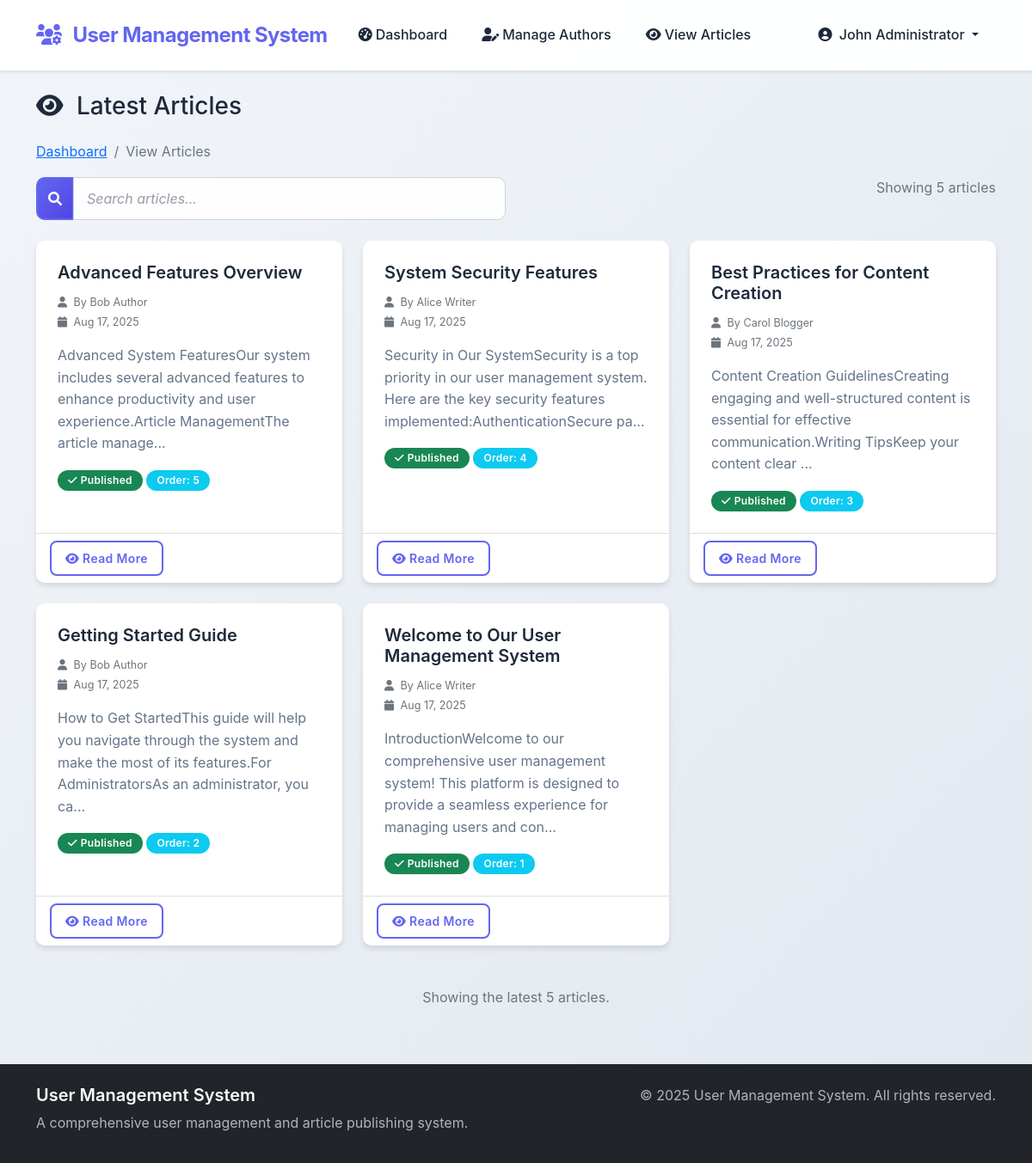
The page /dashboard/view_articles.php (signed in) on the database its author committed.
### tables this page shows
CREATE TABLE IF NOT EXISTS `articles` (
    `article_id` INT(11) NOT NULL AUTO_INCREMENT,
    `authorId` INT(11) NOT NULL,
    `article_title` VARCHAR(255) NOT NULL,
    `article_full_text` TEXT NOT NULL,
    `article_created_date` TIMESTAMP DEFAULT CURRENT_TIMESTAMP,
    `article_last_update` TIMESTAMP DEFAULT CURRENT_TIMESTAMP ON UPDATE CURRENT_TIMESTAMP,
    `article_display` ENUM('yes', 'no') DEFAULT 'yes',
    `article_order` INT(11) DEFAULT 0,
    PRIMARY KEY (`article_id`),
    KEY `authorId` (`authorId`),
    KEY `article_display` (`article_display`),
    KEY `article_created_date` (`article_created_date`),
    KEY `article_order` (`article_order`),
    CONSTRAINT `articles_ibfk_1` FOREIGN KEY (`authorId`) REFERENCES `users` (`userId`) ON DELETE CASCADE ON UPDATE CASCADE
);

CREATE TABLE IF NOT EXISTS `users` (
    `userId` INT(11) NOT NULL AUTO_INCREMENT,
    `Full_Name` VARCHAR(100) NOT NULL,
    `email` VARCHAR(100) NOT NULL,
    `phone_Number` VARCHAR(20) DEFAULT NULL,
    `User_Name` VARCHAR(50) NOT NULL,
    `Password` VARCHAR(255) NOT NULL,
    `UserType` ENUM('Super_User', 'Administrator', 'Author') NOT NULL,
    `AccessTime` TIMESTAMP DEFAULT CURRENT_TIMESTAMP ON UPDATE CURRENT_TIMESTAMP,
    `profile_Image` VARCHAR(255) DEFAULT NULL,
    `Address` TEXT DEFAULT NULL,
    `created_at` TIMESTAMP DEFAULT CURRENT_TIMESTAMP,
    `updated_at` TIMESTAMP DEFAULT CURRENT_TIMESTAMP ON UPDATE CURRENT_TIMESTAMP,
    `is_active` BOOLEAN DEFAULT TRUE,
    PRIMARY KEY (`userId`),
    UNIQUE KEY `email` (`email`),
    UNIQUE KEY `User_Name` (`User_Name`),
    KEY `UserType` (`UserType`),
    KEY `is_active` (`is_active`)
);

### config/connection.php (called while the page is built, shortened)
<?php
class DatabaseConnection {
    private $connection;
    private static $instance = null;
    public static function getInstance() {
        if (self::$instance == null) {
            self::$instance = new DatabaseConnection();
        }
        return self::$instance;
    }
    private function connect() {
        try {
            $this->connection = new mysqli(DB_HOST, DB_USER, DB_PASSWORD, DB_NAME);
            $this->connection->set_charset("utf8");
        } catch (Exception $e) {
            error_log("Database connection error: " . $e->getMessage());
            die("Database connection failed. Please contact administrator.");
        }
    }
    public function prepare($query) {
        return $this->connection->prepare($query);
    }
}
?>

### models/Article.php (called while the page is built, shortened)
<?php
class Article {
    private $db;
    public function __construct() {
        $this->db = DatabaseConnection::getInstance();
    }
    public function getLatestArticles($limit = 6) {
        $stmt = $this->db->prepare("
            SELECT a.*, u.Full_Name as author_name
            FROM articles a
            JOIN users u ON a.authorId = u.userId
            WHERE a.article_display = 'yes'
            ORDER BY a.article_created_date DESC
            LIMIT ?
        ");
        $stmt->bind_param("i", $limit);
        $stmt->execute();
        return $stmt->get_result()->fetch_all(MYSQLI_ASSOC);
    }
}
?>

### dashboard/view_articles.php (the view, shortened to what this page needs)
<?php
require_once '../includes/functions.php';
require_once '../models/Article.php';
$article = new Article();
$articles = $article->getLatestArticles(6);
include '../includes/header.php';
?>
<div class="row">
    <div class="col-12">
        <h1 class="h3 mb-4">
            <i class="fas fa-eye me-2"></i>
            Latest Articles
        </h1>
        <?php echo generateBreadcrumb([
            ['text' => 'Dashboard', 'url' => 'dashboard.php'],
            ['text' => 'View Articles', 'url' => '#']
        ]); ?>
    </div>
</div>
<div class="row mb-4">
    <div class="col-md-6">
        <div class="input-group">
            <span class="input-group-text">
                <i class="fas fa-search"></i>
            </span>
            <input
                type="text"
                class="form-control"
                id="search-input"
                placeholder="Search articles..."
                data-target=".article-card"
            >
        </div>
    </div>
    <div class="col-md-6 text-md-end">
        <span class="text-muted" id="search-results-count">
            Showing <?php echo count($articles); ?> articles
        </span>
    </div>
</div>
<?php if (empty($articles)): ?>
    <div class="row">
        <div class="col-12">
            <div class="card">
                <div class="card-body text-center py-5">
                    <i class="fas fa-newspaper fa-3x text-muted mb-3"></i>
                    <h5 class="text-muted">No Articles Found</h5>
                    <p class="text-muted mb-0">There are no published articles to display at this time.</p>
                </div>
            </div>
        </div>
    </div>
<?php else: ?>
    <div class="row">
        <?php foreach ($articles as $articleData): ?>
            <div class="col-lg-6 col-xl-4 mb-4">
                <div class="card h-100 article-card">
                    <div class="card-body">
                        <h5 class="card-title article-title">
                            <?php echo htmlspecialchars($articleData['article_title']); ?>
                        </h5>
                        <div class="article-meta mb-3">
                            <small class="text-muted">
                                <i class="fas fa-user me-1"></i>
                                By <?php echo htmlspecialchars($articleData['author_name']); ?>
                            </small>
                            <br>
                            <small class="text-muted">
                                <i class="fas fa-calendar me-1"></i>
                                <?php echo formatDate($articleData['article_created_date'], 'M d, Y'); ?>
                            </small>
                        </div>
                        <div class="article-excerpt">
                            <?php echo truncateText(strip_tags($articleData['article_full_text']), 150); ?>
                        </div>
                        <div class="mt-3">
                            <span class="badge bg-success status-published">
                                <i class="fas fa-check me-1"></i>Published
                            </span>
                            <?php if ($articleData['article_order'] > 0): ?>
                                <span class="badge bg-info">
                                    Order: <?php echo $articleData['article_order']; ?>
                                </span>
                            <?php endif; ?>
                        </div>
                    </div>
                    <div class="card-footer bg-transparent">
                        <div class="d-flex justify-content-between align-items-center">
                            <button
                                type="button"
                                class="btn btn-outline-primary btn-sm"
                                onclick="viewFullArticle(<?php echo $articleData['article_id']; ?>)"
                            >
                                <i class="fas fa-eye me-1"></i>Read More
                            </button>
                        </div>
                    </div>
                </div>
            </div>
        <?php endforeach; ?>
    </div>
    <div class="row mt-4">
        <div class="col-12 text-center">
            <p class="text-muted">
                Showing the latest <?php echo count($articles); ?> articles.
            </p>
        </div>
    </div>
<?php endif; ?>
<?php include '../includes/footer.php'; ?>

### assets/css/style.css (style rules this page uses)
:root { --primary-color: #6366f1; --primary-dark: #4f46e5; --primary-light: #a5b4fc; --secondary-color: #64748b; --success-color: #10b981; --danger-color: #ef4444; --warning-color: #f59e0b; --info-color: #06b6d4; --light-color: #f8fafc; --dark-color: #1e293b; --bg-gradient: linear-gradient(135deg, #667eea 0%, #764ba2 100%); --card-shadow: 0 4px 6px -1px rgba(0, 0, 0, 0.1), 0 2px 4px -1px rgba(0, 0, 0, 0.06); --card-shadow-hover: 0 10px 15px -3px rgba(0, 0, 0, 0.1), 0 4px 6px -2px rgba(0, 0, 0, 0.05); --border-radius: 12px; --transition: all 0.3s cubic-bezier(0.4, 0, 0.2, 1); }
* { box-sizing: border-box; }
body { font-family: 'Inter', -apple-system, BlinkMacSystemFont, 'Segoe UI', Roboto, sans-serif; background: linear-gradient(135deg, #f1f5f9 0%, #e2e8f0 100%); line-height: 1.6; color: var(--dark-color); min-height: 100vh; }
.form-control, .form-select { border: 2px solid var(--border-color); border-radius: 10px; padding: 12px 16px; font-size: 1rem; transition: var(--transition); background: rgba(255, 255, 255, 0.9); backdrop-filter: blur(10px); }
.input-group { position: relative; }
.input-group .form-control { border-radius: 10px; }
.input-group-text { background: linear-gradient(135deg, var(--primary-color) 0%, var(--primary-dark) 100%); border: 2px solid var(--primary-color); color: white; font-weight: 600; border-radius: 10px 0 0 10px; }
.form-control::placeholder { color: rgba(107, 114, 128, 0.7); font-style: italic; }
.btn { border-radius: 10px; font-weight: 600; padding: 12px 24px; transition: var(--transition); border: none; position: relative; overflow: hidden; letter-spacing: 0.025em; }
.btn::before { content: ''; position: absolute; top: 0; left: -100%; width: 100%; height: 100%; background: linear-gradient(90deg, transparent, rgba(255, 255, 255, 0.2), transparent); transition: var(--transition); }
.btn-outline-primary { border: 2px solid var(--primary-color); color: var(--primary-color); background: transparent; }
.btn-sm { padding: 8px 16px; font-size: 0.875rem; border-radius: 8px; }
.form-control { border-radius: 8px; border: 1px solid #ced4da; padding: 12px 15px; transition: border-color 0.15s ease-in-out, box-shadow 0.15s ease-in-out; }
.card { border: none; border-radius: 10px; box-shadow: 0 4px 6px rgba(0, 0, 0, 0.1); }
.card-body { padding: 25px; }
.badge { font-size: 0.75rem; padding: 6px 12px; border-radius: 20px; }
.article-meta { color: var(--secondary-color); font-size: 0.9rem; }
.article-title { color: var(--dark-color); font-weight: 600; margin-bottom: 10px; }
.article-excerpt { color: var(--secondary-color); line-height: 1.6; }
.status-published { background-color: var(--success-color); }
.badge { border-radius: 20px; padding: 6px 12px; font-weight: 600; font-size: 0.75rem; letter-spacing: 0.025em; }

### rows shown on the page
articles: article_title "Advanced Features Overview", authorId.Full_Name "Bob Author", article_created_date "Aug 17, 2025", article_full_text "Advanced System FeaturesOur system includes several advanced features to enhance productivity and user experience.Article ManagementThe article manage...", article_order "5"
articles: article_title "System Security Features", authorId.Full_Name "Alice Writer", article_created_date "Aug 17, 2025", article_full_text "Security in Our SystemSecurity is a top priority in our user management system. Here are the key security features implemented:AuthenticationSecure pa...", article_order "4"
articles: article_title "Best Practices for Content Creation", authorId.Full_Name "Carol Blogger", article_created_date "Aug 17, 2025", article_full_text "Content Creation GuidelinesCreating engaging and well-structured content is essential for effective communication.Writing TipsKeep your content clear ...", article_order "3"
articles: article_title "Getting Started Guide", authorId.Full_Name "Bob Author", article_created_date "Aug 17, 2025", article_full_text "How to Get StartedThis guide will help you navigate through the system and make the most of its features.For AdministratorsAs an administrator, you ca...", article_order "2"
articles: article_title "Welcome to Our User Management System", authorId.Full_Name "Alice Writer", article_created_date "Aug 17, 2025", article_full_text "IntroductionWelcome to our comprehensive user management system! This platform is designed to provide a seamless experience for managing users and con...", article_order "1"

### other values the page prints
APP_NAME "User Management System"
SessionManager::getCurrentFullName() "John Administrator"
$item['text'] "Dashboard"
$item['text'] "View Articles"
count($articles) "5"
